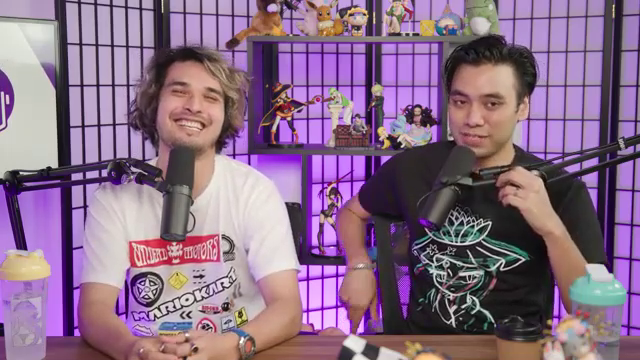
#> input picture frame 29 of project1-updated-menu-version/FaceDetection/vid2.mp4, 640 x 360 px, given in place of the camera
$ jupyter execute assignment11.ipynb   (text cells are left out)
#> lines starting #> are read from the running program, lines starting #| are printed output that depends on the picture
[cell 1]
# 1. Create a video and attach border of different colour
# 2. Save the video

import cv2 as cv

# Capture video
capture = cv.VideoCapture(0)

# Check if camera is connected
if capture.isOpened() is False:
    print("Error opening camera 0")
    exit()

# Define the codec and create VideoWriter object
fourcc = cv.VideoWriter_fourcc(*'XVID')
video_out = cv.VideoWriter('vidOutput.avi', fourcc, 20.0, (640,  480))

while capture.isOpened():
    # Capture frames, if read correctly ret is True
    ret, frame = capture.read()
#> frame is the input picture: shape (360, 640, 3); mean B, G, R 135.3, 108.9, 137.7

    # If no frame is returned, stop the loop
    if not ret:
        print("Didn't receive frame. Stop ")
        break

    # Mirror the frame
    frame = cv.flip(frame, 1)
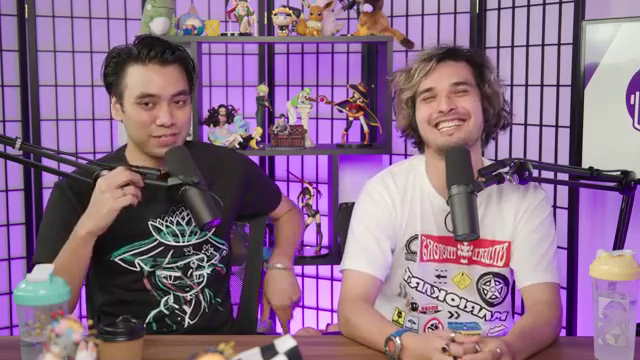
#> frame: shape (360, 640, 3); mean B, G, R 135.3, 108.9, 137.7

    # Create border around video
    frame[:20,:] = [244, 133, 66] # Top border
    frame[:,-20:] = [88, 157, 15] # Right border
    frame[-20:,:] = [0, 230, 230] # Bottom border
    frame[20:,:20] = [55, 68, 219] # Left border
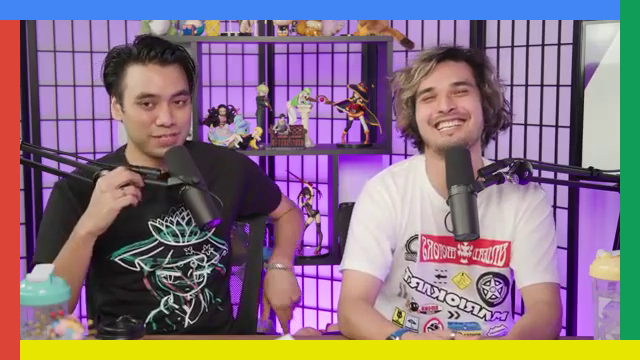
#> frame: shape (360, 640, 3); mean B, G, R 128.7, 115.3, 135.7

    # Write the frame
    video_out.write(frame)

    # Display frame
    cv.imshow("Camera frame", frame)

    k = cv.waitKey(1)  # 1ms delay to show the next frame
#> (key q is pressed here)

    # Check if key is q then exit.
    # ord() is integer representing the Unicode character. q = 113
    if k == ord("q"):
        break

# Close the video
capture.release()
video_out.release()
cv.destroyAllWindows()

$ run again, starting later in the video
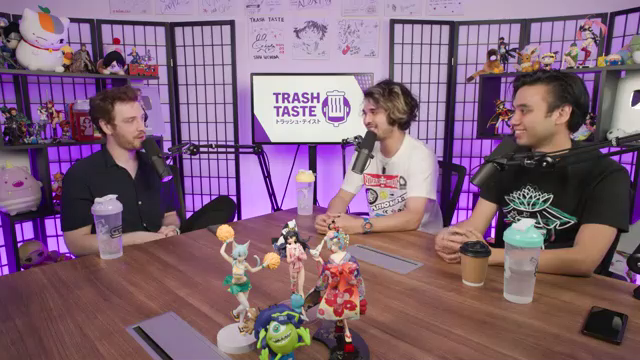
#> input picture frame 130 of project1-updated-menu-version/FaceDetection/vid2.mp4, 640 x 360 px, given in place of the camera
#> frame is the input picture: shape (360, 640, 3); mean B, G, R 119.1, 100.5, 130.2
#> `frame = cv.flip(frame, 1)`:
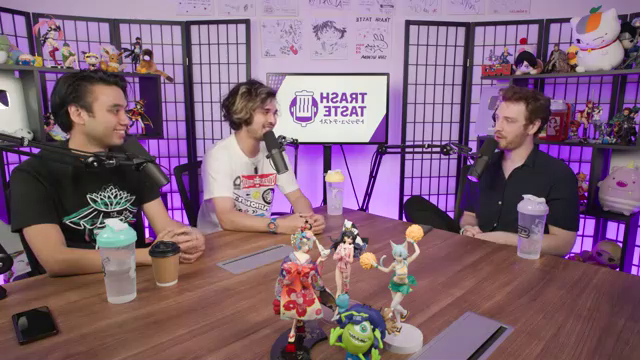
#> frame: shape (360, 640, 3); mean B, G, R 119.1, 100.5, 130.2
#> `frame[20:,:20] = [55, 68, 219]`:
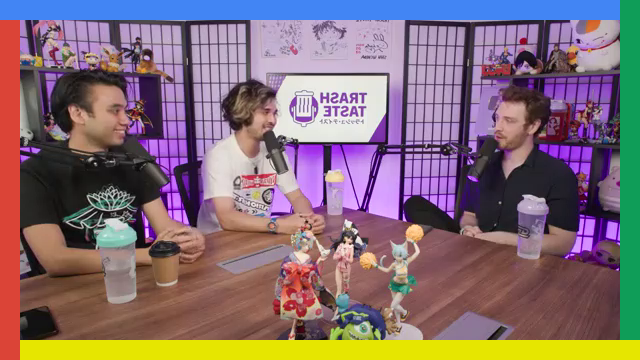
#> frame: shape (360, 640, 3); mean B, G, R 116.3, 109.5, 131.5
